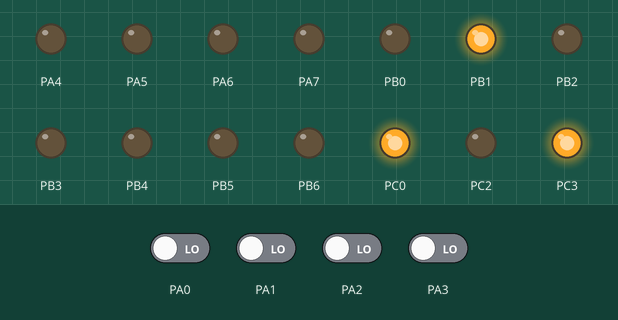
This program was run on a simulated ATmega32, built with avr-gcc and emulated at 1 MHz. Shown: output pins drawn as LEDs (lit = HIGH). The inputs (shaded band) are chosen by the test bench; at power-on: PA0–3 LOW.

Above: at 1.2 s.
1.3 s: PA0 driven HIGH
At 2.5 s:
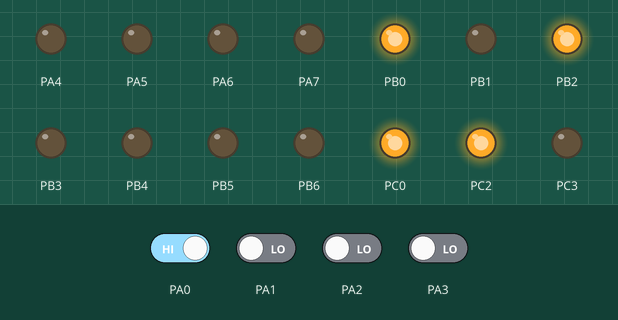
2.8 s: PA1 driven HIGH
At 3.8 s:
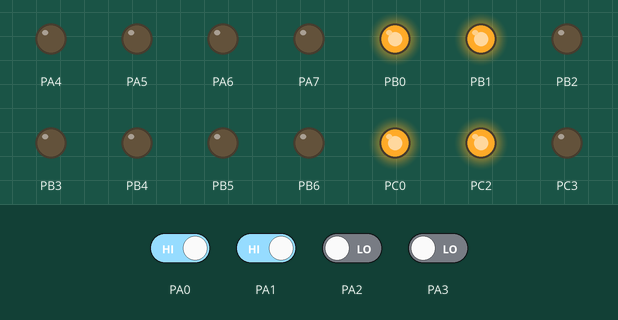
4.3 s: PA2 driven HIGH
At 4.9 s:
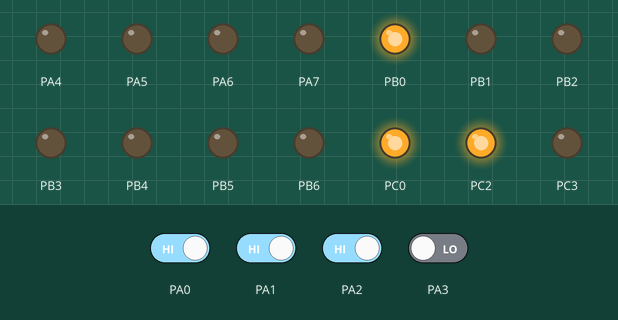
5.8 s: PA3 driven HIGH
At 6.1 s:
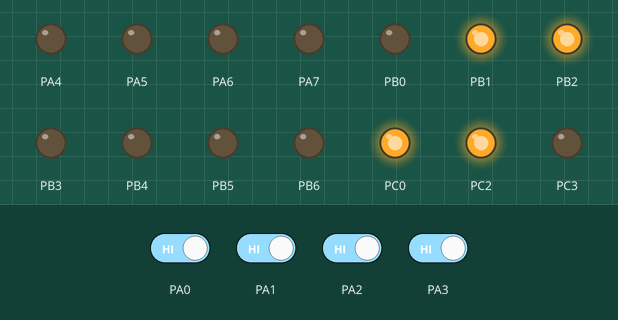
7.3 s: PA0 driven LOW
At 8.4 s:
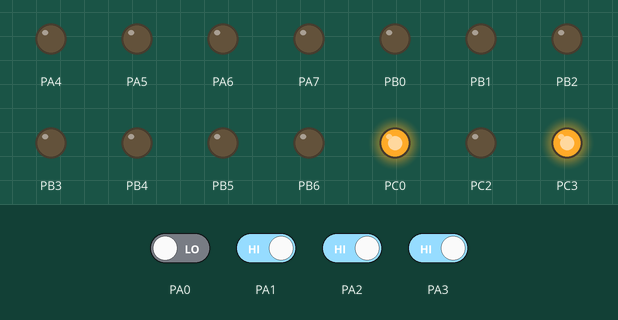
8.8 s: PA1 driven LOW
At 9.6 s:
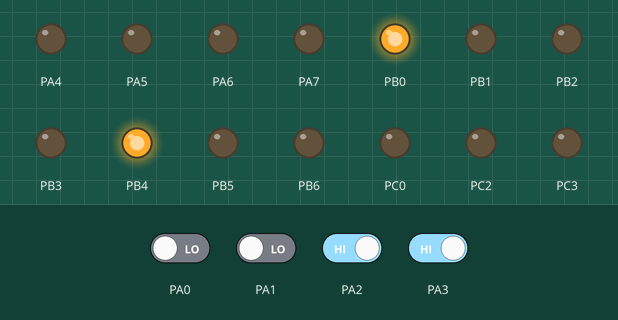
Timing chart, 0 to 11.3 s (numbered marks = the images above; inputs shaded):
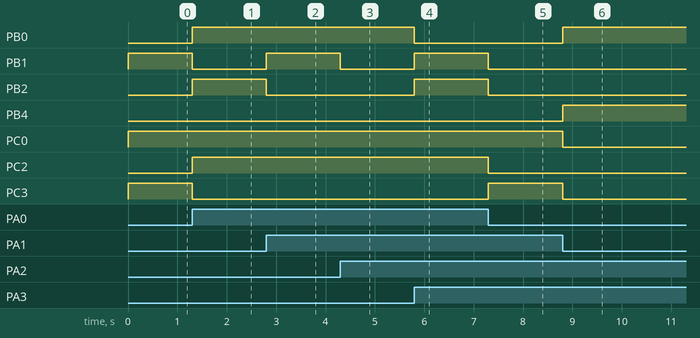

The program:

main.cpp
```cpp
/*
 * CSE_306-CONTROL.cpp
 *
 * Created: 15-Aug-22 3:31:50 PM
 * Author : sabit
 */

#define F_CPU 1000000UL
#include <avr/io.h>
#include <util/delay.h>

uint16_t CONTROL_ROM[1<<4] = {0x902, 0x505, 0x500, 0x503, 0x903, 0x640, 0x901, 0x501, 0x021, 0x502, 0x008, 0x904, 0x011, 0x780, 0x900, 0x506};

int main(void)
{
	// Some pins of PORTC can not be used for I/O directly.
	// turn of JTAG to use them
	// o write a 1 to the JTD bit twice consecutively to turn it off
	MCUCSR = (1<<JTD);  MCUCSR = (1<<JTD);

    DDRA = 0xF0; // A[3:0] - Opcode Input

	// Control Unit Bits : C[3:0]B[7:0]
	// C[reg_dst[1], alu_src[1], mem_to_reg[1], reg_write[1]] B[mem_read[1], mem_write[1], branch[1], branch_neq[1], jump[1], alu_op[3]]
	DDRB = 0xFF;
	DDRC = 0xFF;

	uint8_t opcode = ~0;

    while (1)
    {
		if (opcode != (0x0F & PINA)) {
			opcode = (0x0F & PINA);
			PORTB = CONTROL_ROM[opcode];
			PORTC = (CONTROL_ROM[opcode] >> 8);
			_delay_ms(50);
		}
    }
}
```

Measured:
- after the input at 1.3 s, PB0, PB2, PC2: LOW → HIGH at once; PB1, PC3: HIGH → LOW at once
- after the input at 2.8 s, PB1: LOW → HIGH at once; PB2: HIGH → LOW at once
- after the input at 4.3 s, PB1: HIGH → LOW at once
- after the input at 5.8 s, PB0: HIGH → LOW at once; PB1, PB2: LOW → HIGH at once
- after the input at 7.3 s, PB1, PB2, PC2: HIGH → LOW at once; PC3: LOW → HIGH at once
- after the input at 8.8 s, PB0, PB4: LOW → HIGH at once; PC0, PC3: HIGH → LOW at once
